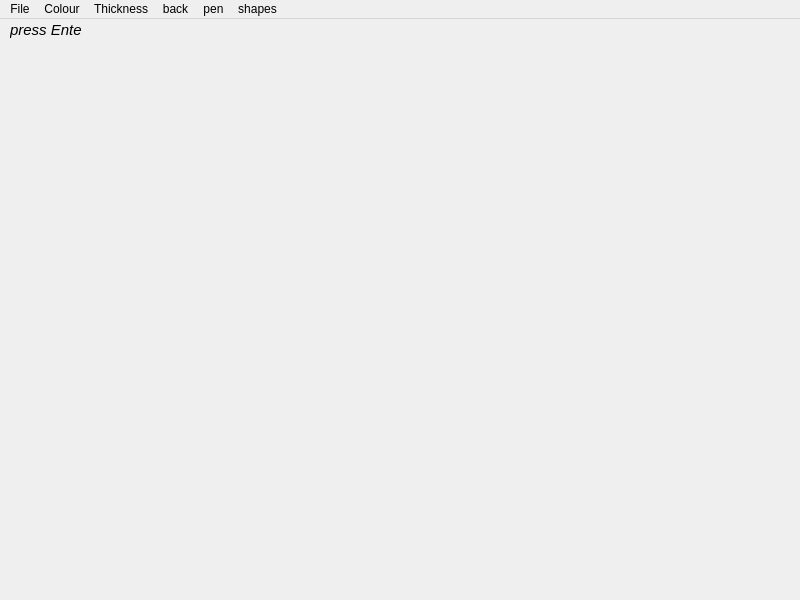
<?xml version="1.0" encoding="UTF-8"?>
<ui version="4.0">
 <class>MainWindow</class>
 <widget class="QMainWindow" name="MainWindow">
  <property name="geometry">
   <rect>
    <x>0</x>
    <y>0</y>
    <width>800</width>
    <height>600</height>
   </rect>
  </property>
  <property name="windowTitle">
   <string>Paint by exquet</string>
  </property>
  <widget class="QWidget" name="centralwidget">
   <widget class="QLabel" name="enter_label">
    <property name="enabled">
     <bool>true</bool>
    </property>
    <property name="geometry">
     <rect>
      <x>10</x>
      <y>0</y>
      <width>71</width>
      <height>21</height>
     </rect>
    </property>
    <property name="font">
     <font>
      <pointsize>11</pointsize>
      <italic>true</italic>
      <bold>false</bold>
     </font>
    </property>
    <property name="text">
     <string>press Enter</string>
    </property>
   </widget>
  </widget>
  <widget class="QMenuBar" name="menuBar">
   <property name="geometry">
    <rect>
     <x>0</x>
     <y>0</y>
     <width>800</width>
     <height>21</height>
    </rect>
   </property>
   <widget class="QMenu" name="menuFile">
    <property name="title">
     <string>File</string>
    </property>
    <addaction name="actionClear"/>
    <addaction name="actionSave"/>
   </widget>
   <widget class="QMenu" name="menuColour">
    <property name="title">
     <string>Colour</string>
    </property>
    <addaction name="actionblack"/>
    <addaction name="actionwhite"/>
    <addaction name="actionred"/>
    <addaction name="actionblue"/>
    <addaction name="actiongreen"/>
   </widget>
   <widget class="QMenu" name="menuThickness">
    <property name="title">
     <string>Thickness</string>
    </property>
    <addaction name="action1px"/>
    <addaction name="action2px"/>
    <addaction name="action3px"/>
    <addaction name="action4px"/>
    <addaction name="action5px"/>
    <addaction name="actioncustom"/>
   </widget>
   <widget class="QMenu" name="menuback">
    <property name="title">
     <string>back</string>
    </property>
    <addaction name="actionreturn"/>
   </widget>
   <widget class="QMenu" name="menufill">
    <property name="title">
     <string>pen</string>
    </property>
    <addaction name="actionFill"/>
    <addaction name="actionpen"/>
   </widget>
   <widget class="QMenu" name="menushapes">
    <property name="title">
     <string>shapes</string>
    </property>
    <addaction name="actioncircle"/>
    <addaction name="actionsquare"/>
    <addaction name="actiontext"/>
    <addaction name="actionpolygon"/>
   </widget>
   <addaction name="menuFile"/>
   <addaction name="menuColour"/>
   <addaction name="menuThickness"/>
   <addaction name="menuback"/>
   <addaction name="menufill"/>
   <addaction name="menushapes"/>
  </widget>
  <action name="actionClear">
   <property name="text">
    <string>Clear</string>
   </property>
  </action>
  <action name="actionSave">
   <property name="text">
    <string>Save</string>
   </property>
  </action>
  <action name="actionblack">
   <property name="checkable">
    <bool>true</bool>
   </property>
   <property name="checked">
    <bool>true</bool>
   </property>
   <property name="text">
    <string>black</string>
   </property>
  </action>
  <action name="actionwhite">
   <property name="checkable">
    <bool>true</bool>
   </property>
   <property name="text">
    <string>white</string>
   </property>
  </action>
  <action name="actionred">
   <property name="checkable">
    <bool>true</bool>
   </property>
   <property name="text">
    <string>red</string>
   </property>
  </action>
  <action name="actionblue">
   <property name="checkable">
    <bool>true</bool>
   </property>
   <property name="text">
    <string>blue</string>
   </property>
  </action>
  <action name="actiongreen">
   <property name="checkable">
    <bool>true</bool>
   </property>
   <property name="text">
    <string>green</string>
   </property>
  </action>
  <action name="action1px">
   <property name="checkable">
    <bool>true</bool>
   </property>
   <property name="text">
    <string>1px</string>
   </property>
  </action>
  <action name="action2px">
   <property name="checkable">
    <bool>true</bool>
   </property>
   <property name="text">
    <string>2px</string>
   </property>
  </action>
  <action name="action3px">
   <property name="checkable">
    <bool>true</bool>
   </property>
   <property name="checked">
    <bool>true</bool>
   </property>
   <property name="text">
    <string>3px</string>
   </property>
  </action>
  <action name="action4px">
   <property name="checkable">
    <bool>true</bool>
   </property>
   <property name="text">
    <string>4px</string>
   </property>
  </action>
  <action name="action5px">
   <property name="checkable">
    <bool>true</bool>
   </property>
   <property name="text">
    <string>5px</string>
   </property>
  </action>
  <action name="actioncustom">
   <property name="text">
    <string>custom</string>
   </property>
  </action>
  <action name="actionreturn">
   <property name="text">
    <string>recover</string>
   </property>
  </action>
  <action name="actionFill">
   <property name="checkable">
    <bool>true</bool>
   </property>
   <property name="text">
    <string>fill</string>
   </property>
  </action>
  <action name="actionpen">
   <property name="checkable">
    <bool>true</bool>
   </property>
   <property name="checked">
    <bool>true</bool>
   </property>
   <property name="text">
    <string>pen</string>
   </property>
  </action>
  <action name="actioncircle">
   <property name="checkable">
    <bool>true</bool>
   </property>
   <property name="text">
    <string>circle</string>
   </property>
  </action>
  <action name="actionsquare">
   <property name="checkable">
    <bool>true</bool>
   </property>
   <property name="text">
    <string>square</string>
   </property>
  </action>
  <action name="actiontext">
   <property name="checkable">
    <bool>true</bool>
   </property>
   <property name="text">
    <string>text</string>
   </property>
  </action>
  <action name="actionpolygon">
   <property name="checkable">
    <bool>true</bool>
   </property>
   <property name="text">
    <string>polygon</string>
   </property>
  </action>
 </widget>
 <resources/>
 <connections/>
</ui>
